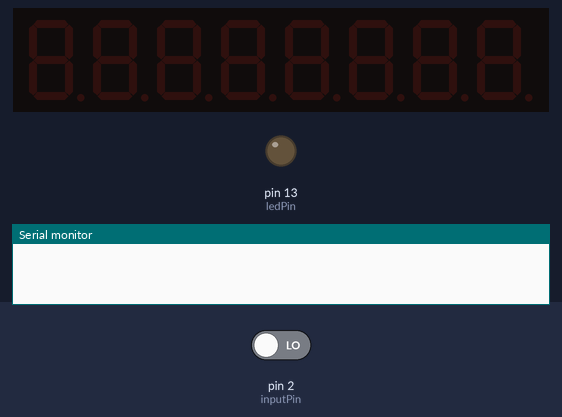
A sketch run on a simulated Arduino Uno, built with avr-gcc and run on an emulated ATmega328P. Shown: 8-digit seven-segment display, output pins drawn as LEDs (lit = HIGH), the last lines printed to the serial monitor. Wiring (inferred from the names in the program): TM1638 display and keys: STB pin 7; clock pin 9; DIO pin 8. Inputs (shaded band) come from the test bench; at power-on: pin 2 (inputPin) LOW. Pins used as bus, display or sensor lines are not drawn.

Above: at 1.2 s.
1.3 s: pin 2 (inputPin) driven HIGH
At 2.0 s:
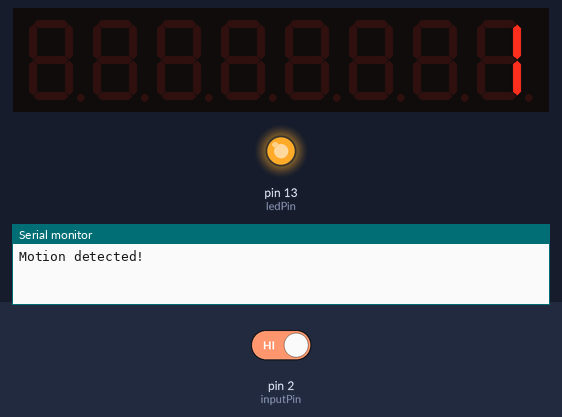
2.8 s: pin 2 (inputPin) driven LOW
At 4.0 s:
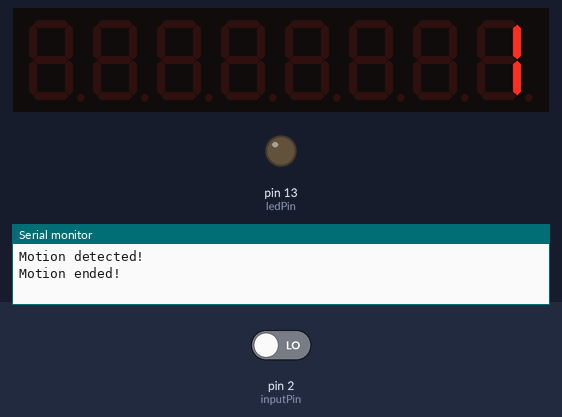
4.3 s: pin 2 (inputPin) driven HIGH
At 5.5 s:
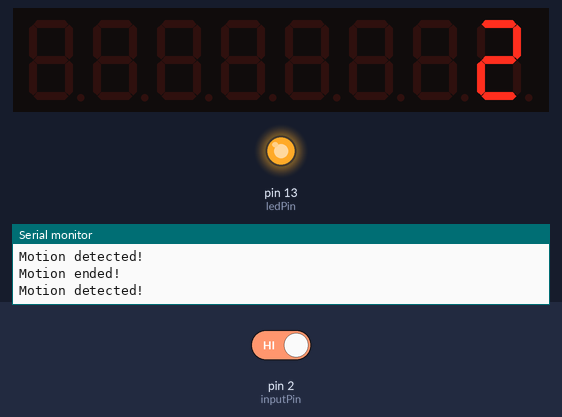
Timing chart, 0 to 7.3 s (numbered marks = the images above; inputs shaded):
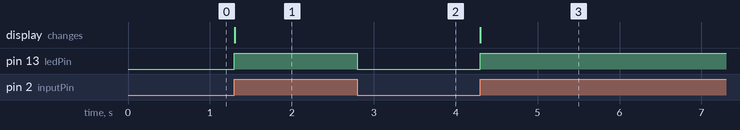

The sketch:

motiontest.ino
```cpp
const int strobe = 7;
const int clock = 9;
const int data = 8;
                          /*0*/ /*1*/ /*2*/ /*3*/ /*4*/ /*5*/ /*6*/ /*7*/ /*8*/ /*9*/
const uint8_t digits[] = { 0x3f, 0x06, 0x5b, 0x4f, 0x66, 0x6d, 0x7d, 0x07, 0x7f, 0x6f };
int movements = 0;
uint8_t values[] = { 0,0,0,0,0,0,0,0 };
int theDigits[] = { 0,0,0,0,0,0,0,0 };

int ledPin = 13;
int inputPin = 2;
int val = 0;
int pirState = LOW;

void setup() {
  Serial.begin(9600);
  pinMode(strobe, OUTPUT);
  pinMode(clock, OUTPUT);
  pinMode(data, OUTPUT);

  sendCommand(0x8f);  // activate and set brightness to max
  reset();

  pinMode(inputPin, INPUT);
  pinMode(ledPin, OUTPUT);
}

void loop() {
//  writeName(hejElsa);
//  writeName(hejJoar);

  val = digitalRead(inputPin);  // read input value
  if (val == HIGH) {            // check if the input is HIGH
    digitalWrite(ledPin, HIGH);  // turn LED ON
    if (pirState == LOW) {
      Serial.println("Motion detected!");
      movements++;
      printNumber(movements);
      // We only want to print on the output change, not state
      pirState = HIGH;
    }
  } else {
    digitalWrite(ledPin, LOW); // turn LED OFF
    if (pirState == HIGH){
      Serial.println("Motion ended!");
      // We only want to print on the output change, not state
      pirState = LOW;
    }
  }
}

void printNumber(long number) {
 /*
  Serial.print("Sent number: ");
  Serial.println(number);
  */
  for(int i = 7; i >= 0; i--) {
    theDigits[i] = number % 10;
    number /= 10;
  }
/*
  Serial.print("split number: ");
  for(int i = 0; i < 8; i++) {
    Serial.print(theDigits[i]);
  }
  Serial.println();
  */
  boolean notZero = false;
  for(int i = 0; i < 8; i++) {
    if(!notZero && theDigits[i] > 0) {
      notZero = true;
    }
    if(notZero) {
      values[i] = digits[theDigits[i]];
    } else {
      values[i] = 0x00;
    }
  }
/*
 Serial.print("hex number: ");
  for(int i = 0; i < 8; i++) {
    Serial.print(values[i]);
  }
  Serial.println();
  */
  sendCommand(0x40);  // continous
  digitalWrite(strobe, LOW);
  shiftOut(data, clock, LSBFIRST, 0xc0); // 1st digit

  for(uint8_t i = 0; i < 8; i++) {
     displayChar(values[i]);
  }

  digitalWrite(strobe, HIGH);
}

void writeName(uint8_t* nameArray) {
   sendCommand(0x40);  // continous

  for(uint8_t j = 0; j < 8; j++) {
    digitalWrite(strobe, LOW);
    shiftOut(data, clock, LSBFIRST, 0xc0); // 1st digit
    for(uint8_t i = 0; i < 8; i++) {
      if(i<=j) {
        displayChar(nameArray[(i)]);
      } else {
        displayChar(0x00);
      }
    }
    digitalWrite(strobe, HIGH);
    delay(100);
  }
  for(uint8_t j = 0; j < 8; j++) {
    digitalWrite(strobe, LOW);
    shiftOut(data, clock, LSBFIRST, 0xc0); // 1st digit
    for(uint8_t i = 0; i < 8; i++) {
      if(i>j) {
        displayChar(nameArray[(i)]);
      } else {
        displayChar(0x00);
      }
    }
    digitalWrite(strobe, HIGH);
    delay(100);
  }
  delay(500);
}

void displayChar(uint8_t value) {
  shiftOut(data, clock, LSBFIRST, value);
  shiftOut(data, clock, LSBFIRST, 0x00);
}

void sendCommand(uint8_t value)
{
  digitalWrite(strobe, LOW);
  shiftOut(data, clock, LSBFIRST, value);
  digitalWrite(strobe, HIGH);
}

void reset()
{
  sendCommand(0x40); // continous
  digitalWrite(strobe, LOW);
  shiftOut(data, clock, LSBFIRST, 0xc0);   // set starting address to 0
  for(uint8_t i = 0; i < 16; i++)
  {
    shiftOut(data, clock, LSBFIRST, 0x00);
  }
  digitalWrite(strobe, HIGH);
}
```

Measured:
- after the input at 1.3 s, pin 13 (ledPin): LOW → HIGH at once; the display: changes at once (image 1)
- after the input at 2.8 s, pin 13 (ledPin): HIGH → LOW at once
- after the input at 4.3 s, pin 13 (ledPin): LOW → HIGH at once; the display: changes at once (image 3)
